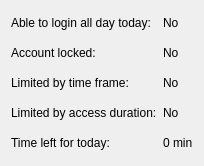
<?xml version="1.0" encoding="UTF-8"?>
<ui version="4.0">
 <class>Form</class>
 <widget class="QWidget" name="Form">
  <property name="geometry">
   <rect>
    <x>0</x>
    <y>0</y>
    <width>198</width>
    <height>144</height>
   </rect>
  </property>
  <property name="windowTitle">
   <string>Form</string>
  </property>
  <layout class="QGridLayout" name="gridLayout">
   <item row="0" column="0">
    <widget class="QLabel" name="lbAllDayLogin">
     <property name="minimumSize">
      <size>
       <width>0</width>
       <height>24</height>
      </size>
     </property>
     <property name="layoutDirection">
      <enum>Qt::RightToLeft</enum>
     </property>
     <property name="frameShape">
      <enum>QFrame::NoFrame</enum>
     </property>
     <property name="text">
      <string>Able to login all day today:</string>
     </property>
    </widget>
   </item>
   <item row="0" column="1">
    <widget class="QLabel" name="lbAllDayLoginStatus">
     <property name="text">
      <string>No</string>
     </property>
    </widget>
   </item>
   <item row="1" column="0">
    <widget class="QLabel" name="lbLock">
     <property name="minimumSize">
      <size>
       <width>0</width>
       <height>24</height>
      </size>
     </property>
     <property name="layoutDirection">
      <enum>Qt::RightToLeft</enum>
     </property>
     <property name="text">
      <string>Account locked:</string>
     </property>
    </widget>
   </item>
   <item row="1" column="1">
    <widget class="QLabel" name="lbLockStatus">
     <property name="text">
      <string>No</string>
     </property>
    </widget>
   </item>
   <item row="2" column="0">
    <widget class="QLabel" name="lbLimit">
     <property name="minimumSize">
      <size>
       <width>0</width>
       <height>24</height>
      </size>
     </property>
     <property name="layoutDirection">
      <enum>Qt::RightToLeft</enum>
     </property>
     <property name="text">
      <string>Limited by time frame:</string>
     </property>
    </widget>
   </item>
   <item row="2" column="1">
    <widget class="QLabel" name="lbBoundStatus">
     <property name="text">
      <string>No</string>
     </property>
    </widget>
   </item>
   <item row="3" column="0">
    <widget class="QLabel" name="lbBound">
     <property name="minimumSize">
      <size>
       <width>0</width>
       <height>24</height>
      </size>
     </property>
     <property name="layoutDirection">
      <enum>Qt::RightToLeft</enum>
     </property>
     <property name="text">
      <string>Limited by access duration:</string>
     </property>
    </widget>
   </item>
   <item row="3" column="1">
    <widget class="QLabel" name="lbLimitStatus">
     <property name="text">
      <string>No</string>
     </property>
    </widget>
   </item>
   <item row="4" column="0">
    <widget class="QLabel" name="lbTimeLeft">
     <property name="minimumSize">
      <size>
       <width>0</width>
       <height>24</height>
      </size>
     </property>
     <property name="layoutDirection">
      <enum>Qt::RightToLeft</enum>
     </property>
     <property name="text">
      <string>Time left for today:</string>
     </property>
    </widget>
   </item>
   <item row="4" column="1">
    <widget class="QLabel" name="lbTimeLeftStatus">
     <property name="text">
      <string>0 min</string>
     </property>
    </widget>
   </item>
  </layout>
 </widget>
 <resources/>
 <connections/>
</ui>
